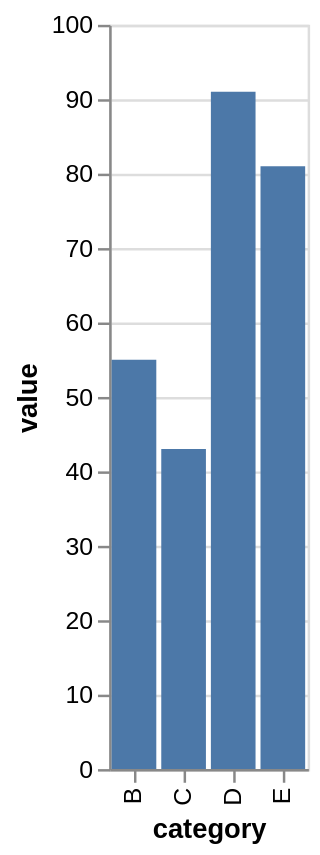

Write a Vega-Lite specification for this figure.
### Vega-Lite specification from a JSON file in a GitHub repository (floating-point values rounded to 4 significant figures)
{"$schema": "https://vega.github.io/schema/vega-lite/v6.json", "data": {"values": [{"category": "A", "value": 28}, {"category": "B", "value": 55}, {"category": "C", "value": 43}, {"category": "D", "value": 91}, {"category": "E", "value": 81}]}, "description": "A variable param read by a filter expression.", "encoding": {"x": {"field": "category", "type": "nominal"}, "y": {"field": "value", "type": "quantitative"}}, "mark": "bar", "params": [{"name": "cutoff", "value": 40}], "transform": [{"filter": "datum.value > cutoff"}], "usermeta": {"easel": {"standin_ratio": 0.0223, "threshold": 0.05}}}
